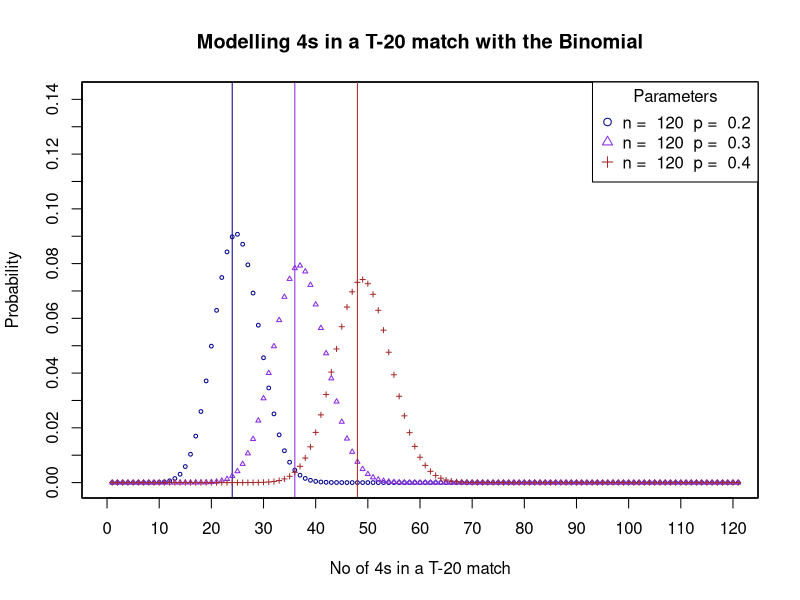

Write R code to recreate this figure.
# Modelling 4s in a T-20 cricket series
par(mfrow=c(1,1))
par(pty="m")

# Assume no wides - there are 20 x 6 = 120 balls bowled
n <- 120

# Success probability = historical average no. of 4s per ball
# scored by the team across many matches
probs <- c(0.2, 0.3, 0.4)

# Variable to store distributions with different parameters
dists <- list()

# Maximum for the y axis
maxy <- 0

# Generate the different distributions
for(count in 1:length(probs)) {
  dist <- dbinom(0:120,
                 size=n,
                 prob=probs[count])
  
  maxy <- max(maxy, max(dist))
  dists[[count]] <- dist
}

# Set the colors for the different graphs
colors <- colors()[30:(30+length(probs))]

# Now plot the distributions
for(count in 1:length(probs)) {
  
  plot(dists[[count]],
       pch=count, cex=0.5,
       xlim=c(0,120),
       ylim=c(0, maxy + 0.05),
       xaxt="n", yaxt="n",
       ann=FALSE,
       col=colors[count])
  
  # Stick a vertical line at the mean for the distribution
  abline(v=n*probs[count], col=colors[count]) 
  
  # Overlay the plot on the previous ones
  par(new = TRUE)
}

# Supply the title for the common plots and the axis labels
title(main="Modelling 4s in a T-20 match with the Binomial",
      xlab="No of 4s in a T-20 match",
      ylab="Probability")

# Lay on the axes
axis(1, at=seq(0,120,10))
axis(2, at=seq(0, maxy+0.1, 0.01))

# And finally, supply the legend
text.leg <- c()
for(count in 1:length(probs)) {
  text.leg[count] <- paste("n = ", n, " p = ", probs[count])
}

legend("topright",
       title="Parameters",
       text.leg,
       pch=c(1:length(probs)),
       col=colors)
